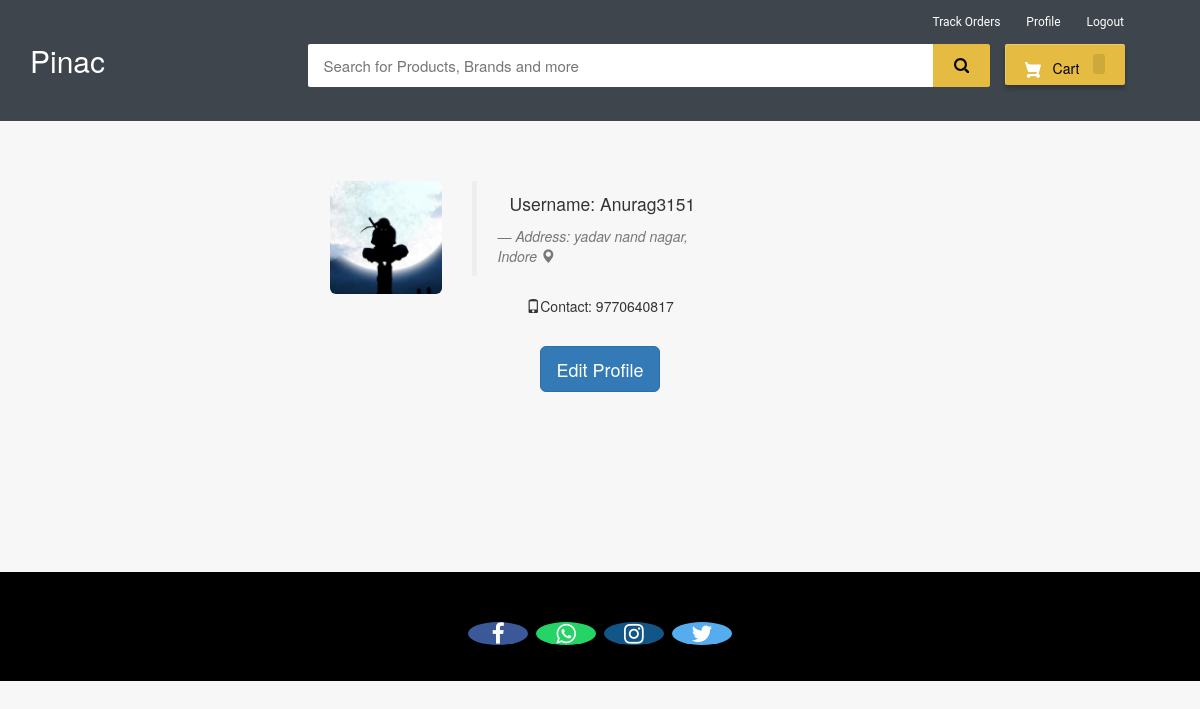
/my-profile (signed in), run on the app's committed database.
### ecom/models.py (models this page shows, shortened)
class Customer(models.Model):
    user=models.OneToOneField(User,on_delete=models.CASCADE)
    profile_pic= models.ImageField(upload_to='profile_pic/CustomerProfilePic/',null=True,blank=True)
    address = models.CharField(max_length=40)
    mobile = models.CharField(max_length=20,null=False)

### ecom/views.py (the view)
# urls.py: path('my-profile', views.my_profile_view,name='my-profile'),
@login_required(login_url='customerlogin')
@user_passes_test(is_customer)
def my_profile_view(request):
    customer=models.Customer.objects.get(user_id=request.user.id)
    return render(request,'ecom/my_profile.html',{'customer':customer})

### ecom/views.py (called while the page is built)
def is_customer(user):
    return user.groups.filter(name='CUSTOMER').exists()

### templates/ecom/my_profile.html (shortened to what this page needs)
{% extends 'ecom/customer_base.html' %}
{% load static %}
{% block content %}
<br><br><br>
<div style="padding-left:300px;" class="container">
        <div class="col-sm-2 col-md-2">
            <img src="{% static customer.profile_pic.url %}"   alt="profile pic" class="img-rounded img-responsive" />
        </div>
        <div class="col-sm-4 col-md-4">
            <blockquote>
                <p>Username: {{request.user}}</p> <small><cite title="Source Title">Address: {{customer.address}}  <i class="glyphicon glyphicon-map-marker"></i></cite></small>
            </blockquote>
            <p><i class="glyphicon glyphicon-phone"></i>Contact: {{customer.mobile}}
            </p>
        </div>
</div>
<br>
<div style="text-align: center;">
  <a href="/edit-profile"><button class="btn btn-primary btn-lg" ><span>Edit Profile </span></button></a>
</div>
<br><br><br><br><br><br>
{% endblock content %}

### templates/ecom/customer_base.html (style rules this page uses)
body { background-color: #f7f7f7; }
p { text-align: center; }

### templates/ecom/my_profile.html (style rules this page uses)
body { background-color:#f7f7f7; }

### data on the page
Customer: profile_pic (placeholder picture), address "yadav nand nagar, Indore", mobile "9770640817"

### other printed values
{{ request.user }} "Anurag3151"
